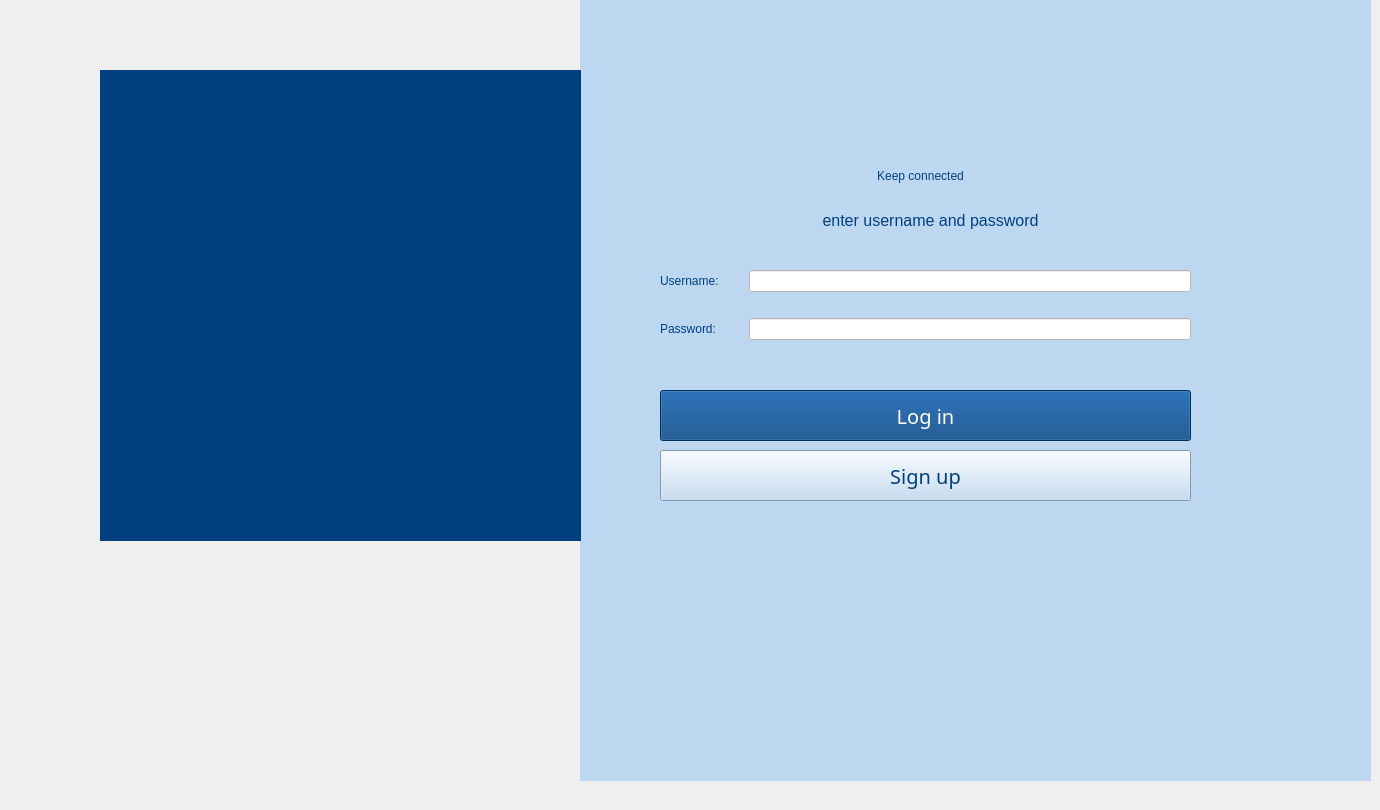
    <widget class="QWidget" name="tab_login">
     <attribute name="icon">
      <iconset>
       <normaloff>../imgs/ic-login.png</normaloff>../imgs/ic-login.png</iconset>
     </attribute>
     <attribute name="title">
      <string>Login</string>
     </attribute>
     <widget class="QLabel" name="label_3">
      <property name="geometry">
       <rect>
        <x>640</x>
        <y>140</y>
        <width>561</width>
        <height>71</height>
       </rect>
      </property>
      <property name="styleSheet">
       <string notr="true">font: 81 30pt &quot;Rockwell Extra Bold&quot;;
color: rgb(0, 64, 128);</string>
      </property>
      <property name="text">
       <string>Keep connected</string>
      </property>
      <property name="alignment">
       <set>Qt::AlignCenter</set>
      </property>
     </widget>
     <widget class="QWidget" name="gridLayoutWidget">
      <property name="geometry">
       <rect>
        <x>660</x>
        <y>250</y>
        <width>531</width>
        <height>111</height>
       </rect>
      </property>
      <layout class="QGridLayout" name="gridLayout_3">
       <property name="horizontalSpacing">
        <number>30</number>
       </property>
       <item row="1" column="1">
        <widget class="QLineEdit" name="lineEdit_password">
         <property name="styleSheet">
          <string notr="true">background-color: rgb(255, 255, 255);
color: rgb(0, 64, 128);</string>
         </property>
         <property name="echoMode">
          <enum>QLineEdit::Password</enum>
         </property>
        </widget>
       </item>
       <item row="0" column="1">
        <widget class="QLineEdit" name="lineEdit_username">
         <property name="styleSheet">
          <string notr="true">background-color: rgb(255, 255, 255);
color: rgb(0, 64, 128);</string>
         </property>
        </widget>
       </item>
       <item row="0" column="0">
        <widget class="QLabel" name="label_6">
         <property name="styleSheet">
          <string notr="true">color: rgb(0, 64, 128);
font: 81 15pt &quot;Rockwell Extra Bold&quot;;</string>
         </property>
         <property name="text">
          <string>Username:</string>
         </property>
        </widget>
       </item>
       <item row="1" column="0">
        <widget class="QLabel" name="label_7">
         <property name="styleSheet">
          <string notr="true">color: rgb(0, 64, 128);
font: 81 15pt &quot;Rockwell Extra Bold&quot;;</string>
         </property>
         <property name="text">
          <string>Password:</string>
         </property>
        </widget>
       </item>
      </layout>
     </widget>
     <widget class="QPushButton" name="pushButton_login">
      <property name="geometry">
       <rect>
        <x>660</x>
        <y>390</y>
        <width>531</width>
        <height>51</height>
       </rect>
      </property>
      <property name="font">
       <font>
        <family>Franklin Gothic Heavy</family>
        <pointsize>15</pointsize>
        <weight>50</weight>
        <italic>false</italic>
        <bold>false</bold>
       </font>
      </property>
      <property name="styleSheet">
       <string notr="true">background-color: rgb(0, 64, 128);
color: rgb(255, 255, 255);
font: 15pt &quot;Franklin Gothic Heavy&quot;;</string>
      </property>
      <property name="text">
       <string>Log in</string>
      </property>
     </widget>
     <widget class="QLabel" name="label_4">
      <property name="geometry">
       <rect>
        <x>580</x>
        <y>-20</y>
        <width>791</width>
        <height>801</height>
       </rect>
      </property>
      <property name="styleSheet">
       <string notr="true">background-color: rgb(189, 215, 241);</string>
      </property>
      <property name="text">
       <string/>
      </property>
     </widget>
     <widget class="QLabel" name="label_47">
      <property name="geometry">
       <rect>
        <x>580</x>
        <y>70</y>
        <width>671</width>
        <height>471</height>
       </rect>
      </property>
      <property name="text">
       <string/>
      </property>
     </widget>
     <widget class="QLabel" name="label_48">
      <property name="geometry">
       <rect>
        <x>100</x>
        <y>70</y>
        <width>481</width>
        <height>471</height>
       </rect>
      </property>
      <property name="styleSheet">
       <string notr="true">background-color: rgb(0, 64, 128);</string>
      </property>
      <property name="text">
       <string/>
      </property>
     </widget>
     <widget class="QLabel" name="label_51">
      <property name="geometry">
       <rect>
        <x>750</x>
        <y>210</y>
        <width>361</width>
        <height>21</height>
       </rect>
      </property>
      <property name="font">
       <font>
        <family>MS Shell Dlg 2</family>
        <pointsize>12</pointsize>
        <weight>50</weight>
        <italic>false</italic>
        <bold>false</bold>
       </font>
      </property>
      <property name="styleSheet">
       <string notr="true">color: rgb(0, 64, 128);
font: 12pt &quot;MS Shell Dlg 2&quot;;</string>
      </property>
      <property name="text">
       <string>enter username and password</string>
      </property>
      <property name="alignment">
       <set>Qt::AlignCenter</set>
      </property>
     </widget>
     <widget class="QLabel" name="label_71">
      <property name="geometry">
       <rect>
        <x>80</x>
        <y>90</y>
        <width>521</width>
        <height>541</height>
       </rect>
      </property>
      <property name="styleSheet">
       <string notr="true">background-color: rgba(0,0,0,0%)</string>
      </property>
      <property name="text">
       <string/>
      </property>
      <property name="pixmap">
       <pixmap>../imgs/login.png</pixmap>
      </property>
      <property name="scaledContents">
       <bool>true</bool>
      </property>
     </widget>
     <widget class="QPushButton" name="pushButton_signup">
      <property name="geometry">
       <rect>
        <x>660</x>
        <y>450</y>
        <width>531</width>
        <height>51</height>
       </rect>
      </property>
      <property name="font">
       <font>
        <family>Franklin Gothic Heavy</family>
        <pointsize>15</pointsize>
        <weight>50</weight>
        <italic>false</italic>
        <bold>false</bold>
       </font>
      </property>
      <property name="styleSheet">
       <string notr="true">background-color: rgb(189, 215, 241);
color: rgb(0, 64, 128);
font: 15pt &quot;Franklin Gothic Heavy&quot;;</string>
      </property>
      <property name="text">
       <string>Sign up</string>
      </property>
     </widget>
     <widget class="QLabel" name="label_loginerror">
      <property name="geometry">
       <rect>
        <x>670</x>
        <y>350</y>
        <width>511</width>
        <height>31</height>
       </rect>
      </property>
      <property name="styleSheet">
       <string notr="true">font: 12pt &quot;Rockwell&quot;;
color: rgb(223, 46, 56)</string>
      </property>
      <property name="text">
       <string/>
      </property>
     </widget>
     <zorder>label_4</zorder>
     <zorder>label_47</zorder>
     <zorder>label_3</zorder>
     <zorder>gridLayoutWidget</zorder>
     <zorder>pushButton_login</zorder>
     <zorder>label_48</zorder>
     <zorder>label_51</zorder>
     <zorder>label_71</zorder>
     <zorder>pushButton_signup</zorder>
     <zorder>label_loginerror</zorder>
    </widget>
